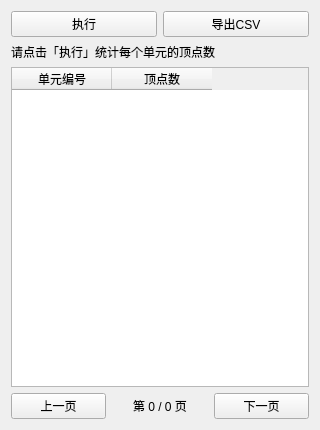
<?xml version="1.0" encoding="UTF-8"?>
<ui version="4.0">
 <class>CountCellVertices</class>
 <widget class="QWidget" name="CountCellVertices">
  <property name="geometry">
   <rect>
    <x>0</x>
    <y>0</y>
    <width>320</width>
    <height>420</height>
   </rect>
  </property>
  <property name="windowTitle">
   <string>Form</string>
  </property>
  <layout class="QGridLayout" name="gridLayout">
   <item row="0" column="0">
    <layout class="QVBoxLayout" name="verticalLayout">
     <item>
      <layout class="QHBoxLayout" name="buttonLayout">
       <item>
        <widget class="QPushButton" name="btnExecute">
         <property name="text">
          <string>执行</string>
         </property>
        </widget>
       </item>
       <item>
        <widget class="QPushButton" name="btnExportCSV">
         <property name="text">
          <string>导出CSV</string>
         </property>
        </widget>
       </item>
      </layout>
     </item>
     <item>
      <widget class="QLabel" name="lblSummary">
       <property name="text">
        <string>请点击「执行」统计每个单元的顶点数</string>
       </property>
      </widget>
     </item>
     <item>
      <widget class="QTableWidget" name="tableWidget">
       <property name="minimumSize">
        <size>
         <width>0</width>
         <height>320</height>
        </size>
       </property>
       <property name="sizePolicy">
        <sizepolicy hsizetype="Expanding" vsizetype="Expanding">
         <horstretch>0</horstretch>
         <verstretch>1</verstretch>
        </sizepolicy>
       </property>
       <property name="alternatingRowColors">
        <bool>true</bool>
       </property>
       <property name="columnCount">
        <number>2</number>
       </property>
       <column>
        <property name="text">
         <string>单元编号</string>
        </property>
       </column>
       <column>
        <property name="text">
         <string>顶点数</string>
        </property>
       </column>
      </widget>
     </item>
     <item>
      <layout class="QHBoxLayout" name="pageLayout">
       <item>
        <widget class="QPushButton" name="btnPrevPage">
         <property name="text">
          <string>上一页</string>
         </property>
        </widget>
       </item>
       <item>
        <widget class="QLabel" name="lblPageInfo">
         <property name="text">
          <string>第 0 / 0 页</string>
         </property>
         <property name="alignment">
          <set>Qt::AlignCenter</set>
         </property>
        </widget>
       </item>
       <item>
        <widget class="QPushButton" name="btnNextPage">
         <property name="text">
          <string>下一页</string>
         </property>
        </widget>
       </item>
      </layout>
     </item>
    </layout>
   </item>
  </layout>
 </widget>
 <resources/>
 <connections/>
</ui>
